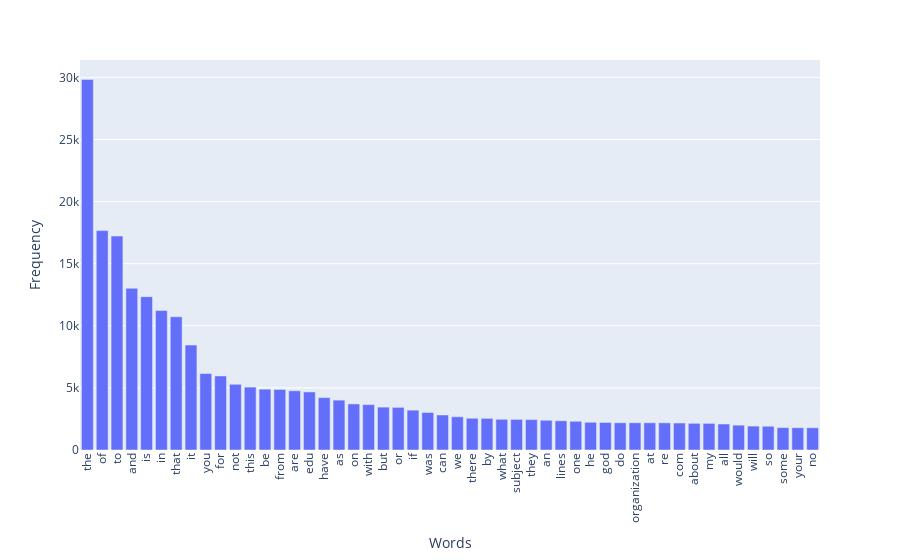

Source (notebook cell):
### Markdown cell above
### >>> **Exercise 13 (take home):** 
The chart above only contains 300 vocabulary in the documents, and it's already computationally intensive to both compute and visualize. Can you efficiently reduce the number of terms you want to visualize as an exercise.

### Code cell
# Answer here

top_n = 50  # 設定要顯示的詞彙數量
sorted_indices = np.argsort(-term_frequencies)  # 降序排列詞頻
top_indices = sorted_indices[:top_n]  # 取得前 50 個詞的索引

# 使用索引篩選出詞和對應的詞頻
top_words = count_vect.get_feature_names_out()[top_indices]
top_frequencies = term_frequencies[top_indices]


fig = px.bar(x=top_words, y=top_frequencies, labels={'x': 'Words', 'y': 'Frequency'})
fig.update_layout(xaxis_tickangle=-90)  # 將 x 軸標籤旋轉 90 度
fig.show()

### Figure 1 — Plotly figure (JSON) as saved in the notebook; plotly's stock layout.template omitted (floating-point values rounded to 4 significant figures)
{"data": [{"alignmentgroup": "True", "hovertemplate": "Words=%{x}<br>Frequency=%{y}<extra></extra>", "legendgroup": "", "marker": {"color": "#636efa", "pattern": {"shape": ""}}, "name": "", "offsetgroup": "", "orientation": "v", "showlegend": false, "textposition": "auto", "type": "bar", "x": ["the", "of", "to", "and", "is", "in", "that", "it", "you", "for", "not", "this", "be", "from", "are", "edu", "have", "as", "on", "with", "but", "or", "if", "was", "can", "we", "there", "by", "what", "subject", "they", "an", "lines", "one", "he", "god", "do", "organization", "at", "re", "com", "about", "my", "all", "would", "will", "so", "some", "your", "no"], "xaxis": "x", "y": [29825, 17660, 17222, 13017, 12343, 11226, 10723, 8447, 6157, 5962, 5285, 5063, 4898, 4877, 4769, 4675, 4218, 4015, 3709, 3655, 3453, 3432, 3208, 3020, 2818, 2674, 2556, 2548, 2472, 2464, 2448, 2393, 2353, 2312, 2232, 2216, 2193, 2192, 2191, 2186, 2172, 2148, 2143, 2093, 2000, 1925, 1912, 1802, 1793, 1791], "yaxis": "y"}], "layout": {"autosize": true, "barmode": "relative", "legend": {"tracegroupgap": 0}, "margin": {"t": 60}, "xaxis": {"anchor": "y", "autorange": true, "domain": [0, 1], "range": [-0.5, 49.5], "tickangle": -90, "title": {"text": "Words"}, "type": "category"}, "yaxis": {"anchor": "x", "autorange": true, "domain": [0, 1], "range": [0, 31390.0], "title": {"text": "Frequency"}, "type": "linear"}}}
